Frame 1 (no input): blank canvas, image omitted
Frame 60 (the mouse pressed at the canvas centre just before this capture): blank canvas, image omitted
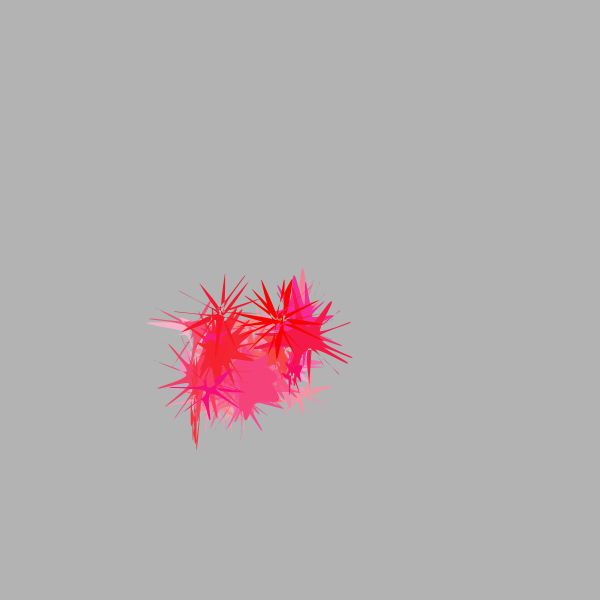
Frame 120 (the mouse held since frame 60 and released just before this capture)

The Processing sketch whose frames 1 and 60 were blank and that drew this single picture after the mouse press (run headless with seeded random() and noise(); from frame 60 on, the mouse is pressed at the canvas centre):

// Processing sketch: processing_92561
// ── processing_92561.pde

//inspired from http://processing.org/learning/anatomy/
 
 
void setup() {
  size(600, 600);
  background(0);
}
 
void draw(){
  if(mousePressed){
    muenze();
    splash();
  }
  deleteDrawing();
}
 
void muenze(){
  if(key == 'm'){
    ellipse(mouseX+10, mouseY+20, mouseX-20, mouseY-50);
  }
}
 
void splash(){
  noStroke();
  fill(255, 5);
  rect(0,0,width, height); 
  
  fill(0);
 
  
  fill(245, 5, random(133));
// star((int)random(2, 8), mouseX-random(100), mouseY-random(100), random(100), random(100), -PI / 2.0, random(0, 1.5));
  //star((int)random(2, 8), mouseX+random(200), mouseY+random(140), random(100), random(100), -PI / 2.0, random(0, 3.0));
//star((int)random(2, 8), mouseX+random(50), mouseY-random(78), random(100), random(100), -PI / 2.0, random(0, 2));
  star((int)random(2, 8), mouseX-random(120), mouseY+random(100), random(100), random(100), -PI / 2.0, random(0, 0.50));
// ellipse(mouseX + 50, mouseY + 50,random(40),random(40));
}
 
void star(int n, float cx, float cy, float r, float proportion)
{
  star(n, cx, cy, 2.0 * r, 2.0 * r, 0.0, proportion);
}
 
void star(int n, float cx, float cy, float w, float h,
  float startAngle, float proportion)
{
  if (n > 2)
  {
    float angle = TWO_PI/ (random(2,6) *n);
    float dw; // draw width
    float dh; // draw height
     
    w = w / 2.0;
    h = h / 2.0;
     
    beginShape();
    for (int i = 0; i < random(4, 12) * n; i++)
    {
      dw = w;
      dh = h;
      if (i % 2 == 1) // for odd vertices, use short radius
      {
        dw = w * proportion;
        dh = h * proportion;
      }
      curveVertex(cx + dw * cos(startAngle + angle * i) + random(10),
        cy + dh * sin(startAngle + angle * i) + random(10));
    }
    endShape(CLOSE);
  }
}
 
void deleteDrawing(){
  if(keyPressed && key == 'd'){
    setup();
  }
}
